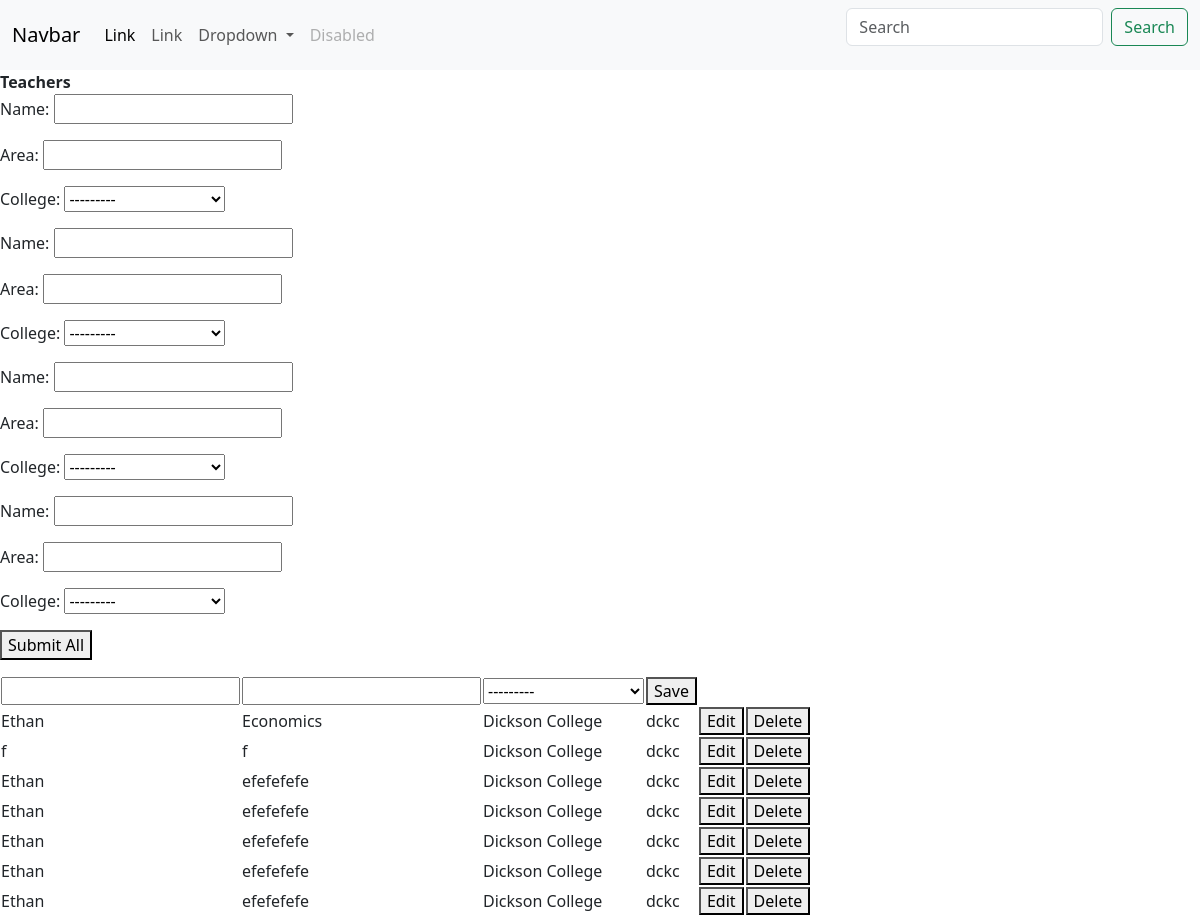
Before: /index/ with the older database file.
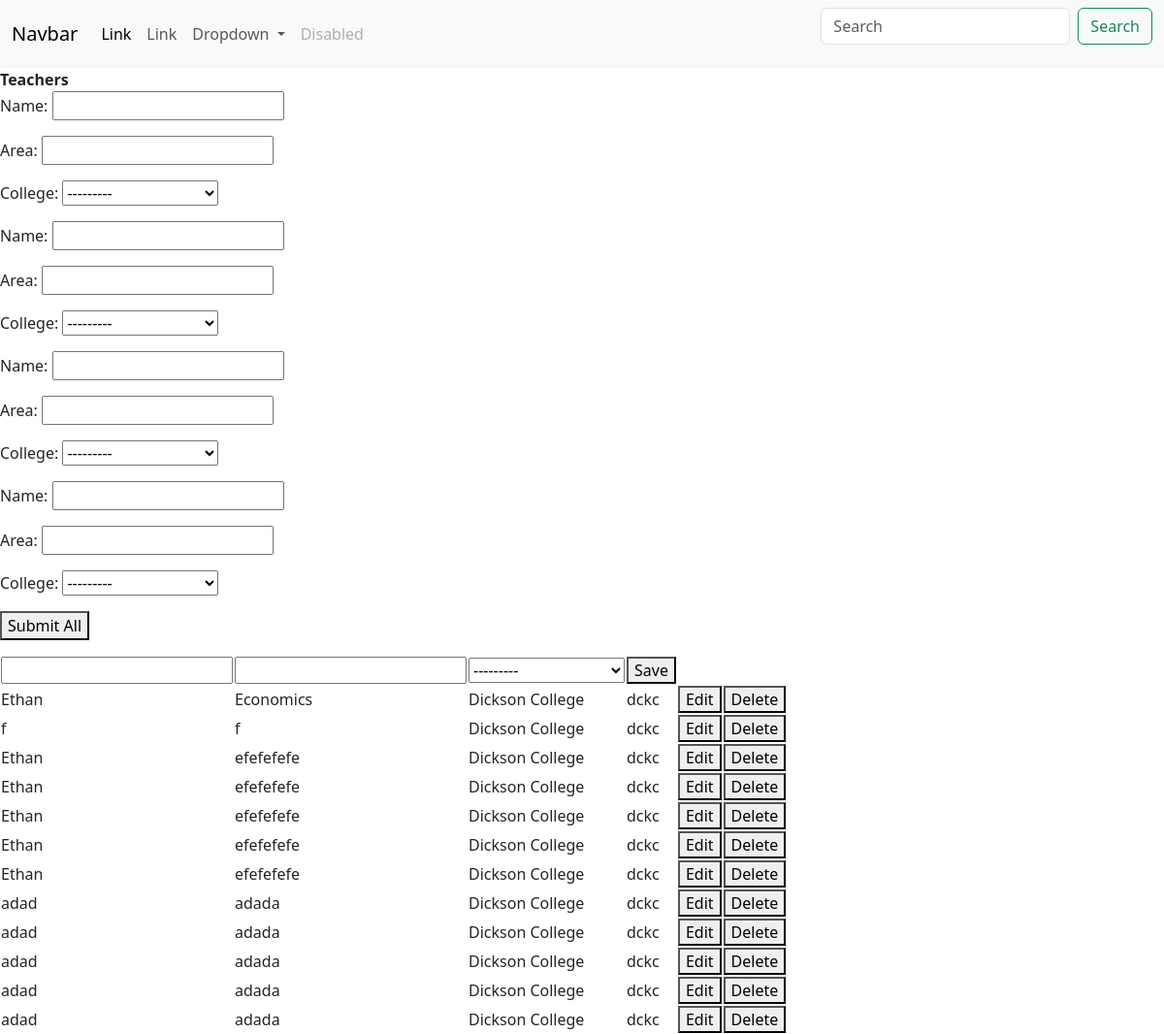
After: the same page with the newer database file.
### MyApp1/models.py (models this page shows)
class college (models.Model):
    college_id = models.CharField(max_length=4, primary_key=True)
    namer = models.CharField(max_length= 25)
    def __str__(self):
        return self.namer

class teacher (models.Model):
    name = models.CharField(max_length=25)
    area = models.CharField(max_length=30)
    college = models.ForeignKey(college, on_delete=models.CASCADE)

### MyApp1/views.py (the view, shortened to what this page needs)
# urls.py: path('index/', MyApp1.views.index, name='index'),
def index(request):
    context = {}
    form = teacherform()
    formsetter = modelformset_factory(teacher, fields=('name','area','college'), extra = 4)
    formset = formsetter(queryset=teacher.objects.none(), initial = [{"name":request.POST.get('name') or None,
                                                                      "area":request.POST.get('area') or None,
                                                                      "college":request.POST.get('college') or None} for i in range(5)])
    context['formset']=formset
    teach = teacher.objects.select_related('college').all()
    cg = college.objects.all()
    context['teach']=teach
    context['form']=form
    return render(request, "MyApp1/index.html", context)

### MyApp1/forms.py
class teacherform(forms.ModelForm):
    class Meta:
        model = teacher
        fields = ['name', 'area', 'college']

### MyApp1/templates/MyApp1/index.html (shortened to what this page needs)
<html>
<head>
</head>
<link href="https://cdn.jsdelivr.net/npm/bootstrap@5.3.3/dist/css/bootstrap.min.css" rel="stylesheet"></link>
<body>
    <nav class="navbar navbar-expand-lg bg-body-tertiary">
        <div class="container-fluid">
            <a class="navbar-brand" href="#">Navbar</a>
            <div class="collapse navbar-collapse" id="navbarSupportedContent">
                <ul class="navbar-nav me-auto mb-2 mb-lg-0">
                    <li class="nav-item">
                        <a class="nav-link active" aria-current="page" href="#">Link</a>
                    </li>
                    <li class="nav-item">
                        <a class="nav-link" href="#">Link</a>
                    </li>
                    <li class="nav-item dropdown">
                        <a class="nav-link dropdown-toggle" href="#" role="button" data-bs-toggle="dropdown" aria-expanded="false">
                            Dropdown
                        </a>
                    </li>
                    <li class="nav-item">
                        <a class="nav-link disabled" aria-disabled="true">Disabled</a>
                    </li>
                </ul>
                <form class="d-flex" role="search">
                    <input class="form-control me-2" type="search" placeholder="Search" aria-label="Search" />
                    <button class="btn btn-outline-success" type="submit">Search</button>
                </form>
            </div>
        </div>
    </nav>
    <strong>Teachers</strong>
    <form method="post" action="{% url 'index' %}">
        {{formset.as_p}}
        <button formnovalidate name="submit_all" type="submit">Submit All</button>
    </form>
    <table>
        <form method="post" action="{% url 'index' %}">
            {% if not form.instance.id %}
        <tr>
            {% include 'MyApp1/save.html' %}
        </tr>
        {% endif %}
        {% for teach in teach %}
        <tr>
            {% if form.instance.id == teach.id %}
            {% include 'MyApp1/save.html' %}
            {% else %}
            <td>{{teach.name}}</td>
            <td>{{teach.area}}</td>
            <td>{{teach.college.namer}}</td>
            <td>{{teach.college.college_id}}</td>
            <td><button formnovalidate name="edit" value="{{teach.id}}">Edit</button></td>
            <td><button formnovalidate name="delete" value="{{teach.id}}">Delete</button></td>
            {% endif %}
        </tr>
        {% endfor %}
        </form>
    </table>
</body>
</html>

### MyApp1/templates/MyApp1/save.html
{%for field in form%}
    <td>{{field}}</td>
{%endfor%}
<td><button name="save" value="{{teach.id}}">Save</button></td>

Changed rows visible on the page:
added teacher: name "adad", area "adada", college.namer "Dickson College", college.college_id "dckc", {{ teach.id }} 107 (drawn)
added teacher: name "adad", area "adada", college.namer "Dickson College", college.college_id "dckc", {{ teach.id }} 108 (drawn)
added teacher: name "adad", area "adada", college.namer "Dickson College", college.college_id "dckc", {{ teach.id }} 109 (drawn)
added teacher: name "adad", area "adada", college.namer "Dickson College", college.college_id "dckc", {{ teach.id }} 110 (drawn)
added teacher: name "adad", area "adada", college.namer "Dickson College", college.college_id "dckc", {{ teach.id }} 111 (drawn)
